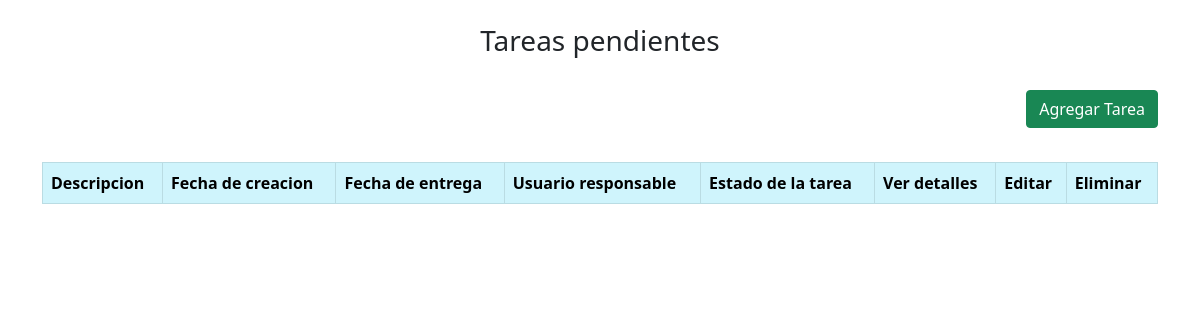
The page /gestion_tareas/dashboard on the database as committed earlier.
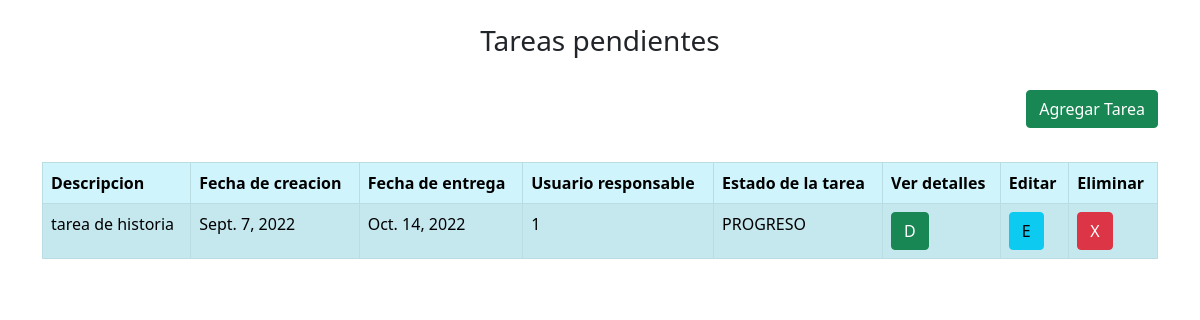
The same page on the database as committed later.
### gestion_tareas/models.py (models this page shows)
class tarea(models.Model):
    descripcion = models.CharField(max_length=128,default='')
    fechaCreacion = models.DateField(default=datetime.today())
    fechaEntrega = models.DateField(default=datetime.today())
    usuarioResponsable = models.CharField(max_length=128,default='')
    estadoTarea = models.CharField(max_length=128,default='PROGRESO')

### gestion_tareas/views.py (the view)
# urls.py: path('dashboard',views.dashboard,name='dashboard'),
def dashboard (request):
    usuario_id = []
    usuario_activo = usuariosRegistrados.objects.filter(codigoUsuario='1')
    for usuario in usuario_activo:
        usuario_id.append(usuario)
    usuario_responsable = tarea.objects.filter(usuarioResponsable='1')
    for usuario in usuario_responsable:
        usuario_id.append(usuario)
    return render(request,'gestion_tareas/dashboard.html',{
        'objtareas': usuario_id,
    })

### gestion_tareas/templates/gestion_tareas/dashboard.html (shortened to what this page needs)
<!DOCTYPE html>
<html lang="en">
    <head>
        <link href="https://cdn.jsdelivr.net/npm/bootstrap@5.0.2/dist/css/bootstrap.min.css" rel="stylesheet">
    </head>
    <body>
        <div class="container">
            <br>
            <h3 style="text-align:center;">Tareas pendientes</h3>
            <br>
            <div class="float-end">
                <a class="btn btn-success" href="{% url 'gestion_tareas:creacionTareas' %}">Agregar Tarea</a>
            </div>
            <br>
            <br>
            <br>
            <table class="table table-info table-striped table-bordered">
                <thead>
                    <th>Descripcion</th>
                    <th>Fecha de creacion</th>
                    <th>Fecha de entrega</th>
                    <th>Usuario responsable</th>
                    <th>Estado de la tarea</th>
                    <th>Ver detalles</th>
                    <th>Editar</th>
                    <th>Eliminar</th>
                </thead>
                <tbody>
                    {% for tarea in objtareas %}
                    <tr>
                        <td>{{ tarea.descripcion }}</td>
                        <td>{{ tarea.fechaCreacion }}</td>
                        <td>{{ tarea.fechaEntrega }}</td>
                        <td>{{ tarea.usuarioResponsable }}</td>
                        <td>{{ tarea.estadoTarea }}</td>
                        <td><a class="btn btn-success" href="{% url 'gestion_tareas:vistaTareas' tarea.id %}" >D</a></td>
                        <td><a class="btn btn-info" href="{% url 'gestion_tareas:edicionTareas' tarea.id %}" >E</a></td>
                        <td>
                            <a class="btn btn-danger" href="{% url 'gestion_tareas:eliminarTarea' tarea.id %}" >X</a>
                        </td>
                    </tr>
                    {% endfor %}
                </tbody>
            </table>
        </div>
    </body>
</html>

Rows that differ between the two databases and show on the page:
added tarea: descripcion "tarea de historia", fechaCreacion "Sept. 7, 2022", fechaEntrega "Oct. 14, 2022", usuarioResponsable "1", estadoTarea "PROGRESO"
